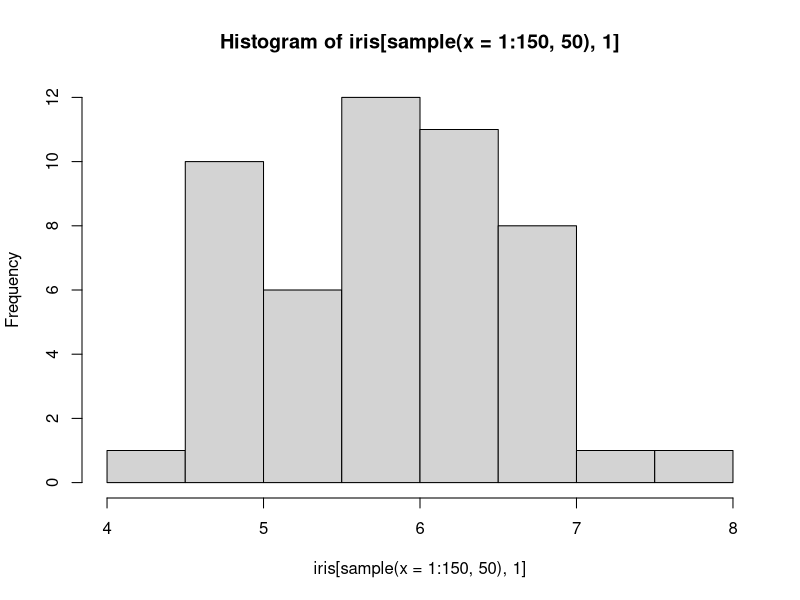
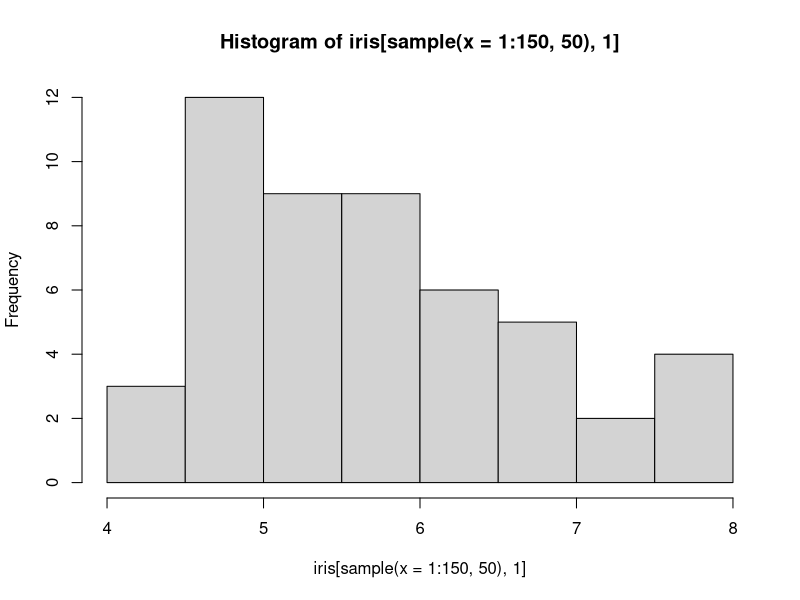
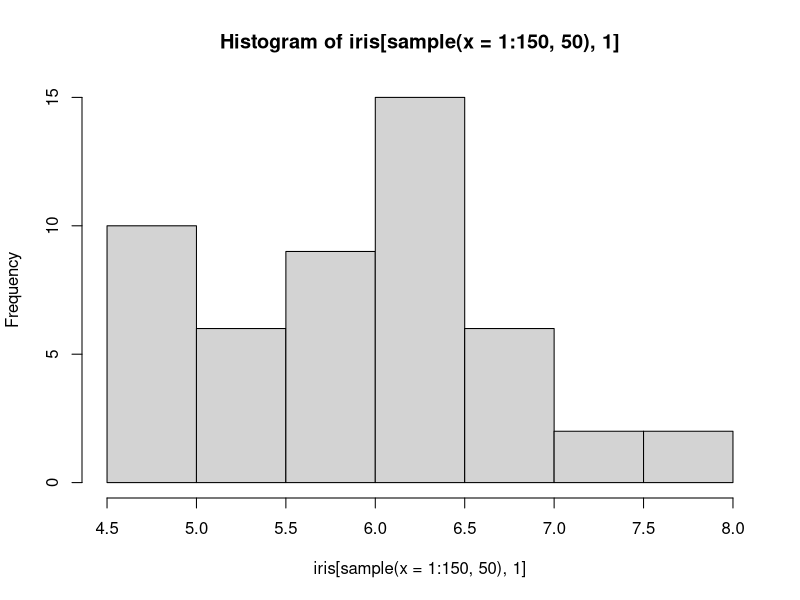
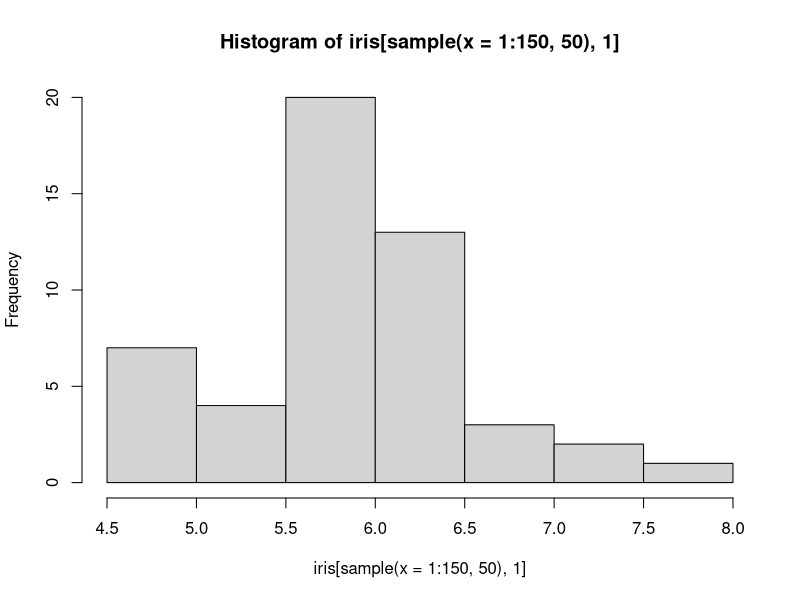
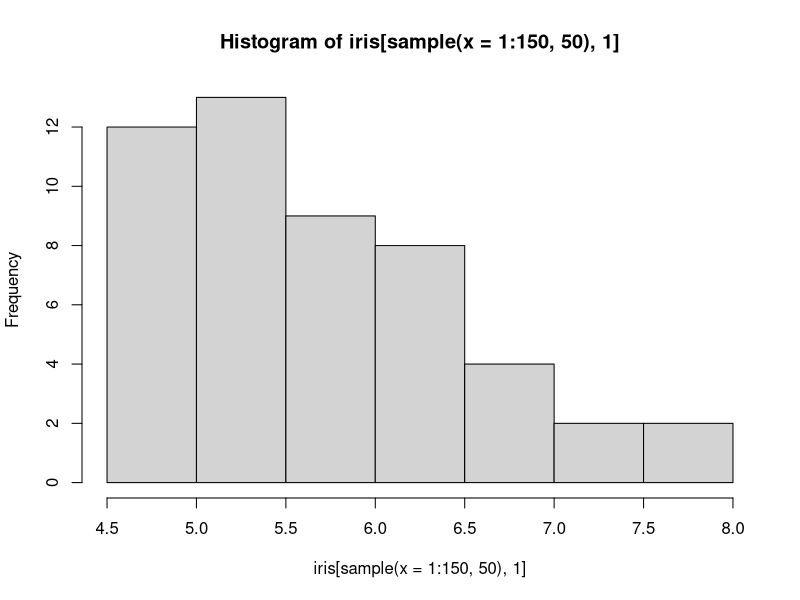
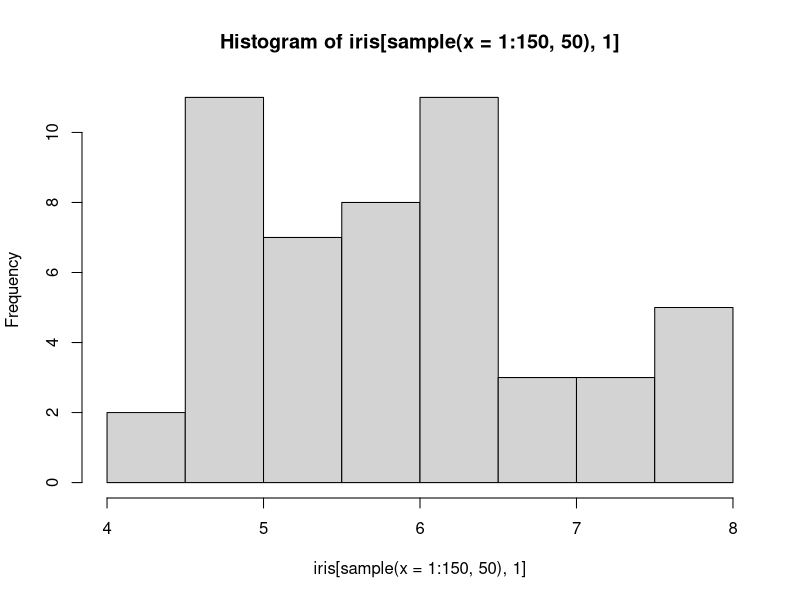
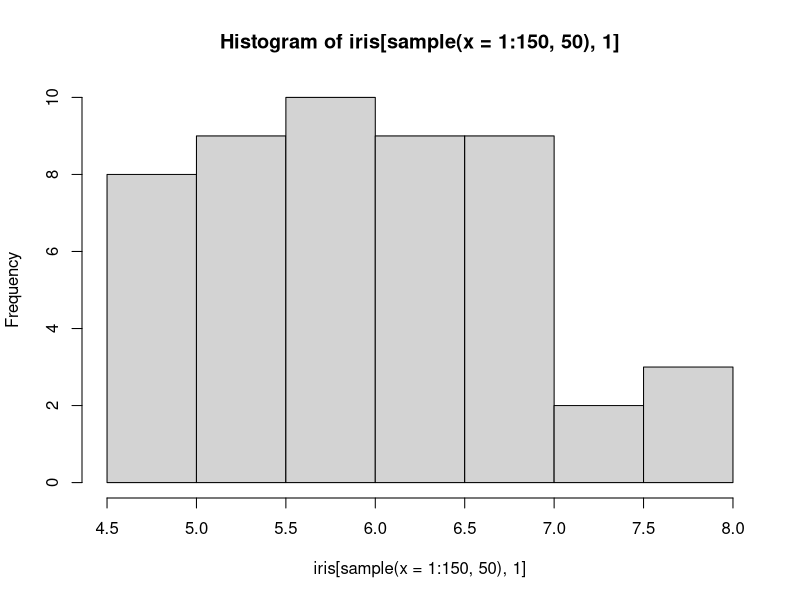
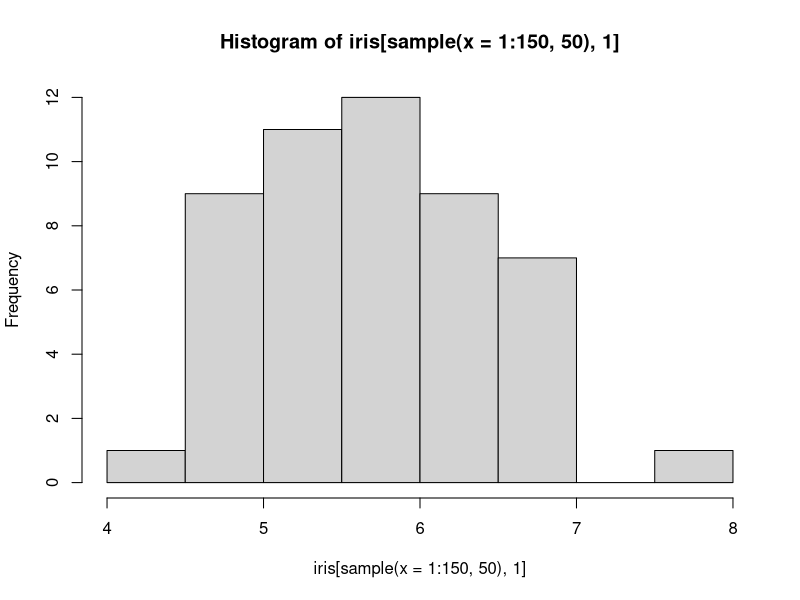

R code for these plots, in order: (Note: this script raises an error after producing the figures.)
library(plyr)
library(dplyr)
library(magrittr)
#####################?H?????ͪ????ϸ???
a=list()
total=list()
for (j in 1:7){
  for (i in 1:30){
    his <- hist(iris[sample(x=1:150,50),1])
    his$counts <- his$counts/sum(his$counts)
    a[[i]] <- his
  }
  total[[j]] <- a
}
######################################?ۦP??????
a=list()
total=list()
for (j in 1:4){
  for (i in 1:30){
    his <- hist(iris[,1])
    his$counts <- his$counts/sum(his$counts)
    a[[i]] <- his
  }
  total[[j]] <- a
}

##################?e??????
par(mfrow=c(6,4),mai=c(0,0,0,0))
for (j in 1:4){
  for (i in 1:30){
    plot(total[[j]][[i]],main = "",xlab = "",ylab = "")
  }
}
his
length(total[[1]][[1]][[1]])

#########################?⥭?? for

mu=c()
for (j in 1:3){
  sum=0
  for (i in 1:1){
    for (b in 1:(length(total[[j]][[i]][[1]])-1)){
      a=total[[j]][[i]][[2]][b]*(total[[j]][[i]][[1]][b+1]+total[[j]][[i]][[1]][b])
    sum=a+sum
    }
  }
  mu=c(mu,sum/(2*i))
}
mu
########################?⥭??  ?V?q

mu=c()
for (j in 1:4){
  sum=0
  for (i in 1:30){
    b=length(total[[j]][[i]][[1]])-1
    a=total[[j]][[i]][[2]]*(total[[j]][[i]][[1]][2:(b+1)]+total[[j]][[i]][[1]][1:b])
    sum=sum+sum(a)
  }
  mu=c(mu,sum/(2*i))
}
mu

##################################mean parallel

hcalEX=function(var){
  p=length(var)
  calEX=function(x){
    b=length(x$count)
    a=x$count*(x$breaks[2:(b+1)]+x$breaks[1:b])
    sum(a)
  }
  n=length(var[[1]])
  mu=c()
  for (j in 1:p){
    m=sum(sapply(var[[j]],calEX))/(2*n)
    mu=c(mu,m)
  }
  mu
}
##################################var parallel
hcalvar=function(hisvar){
  p=length(hisvar)
  calEX2=function(x){
    b=length(x$count)
    parta=x$count*(x$breaks[1:b]^2  
                  +  x$breaks[1:b]*x[[1]][2:(b+1)]  
                  +  x$breaks[2:(b+1)]^2
                  )
    sum(parta)
  }
  n=length(hisvar[[1]])
  EX2=c()
  for (j in 1:p){
    m=sum(sapply(hisvar[[j]],calEX2))/(3*n)
    EX2=c(EX2,m)
  }
  EX2
  mu=hcalEX(hisvar)
  var=EX2-mu^2
  var
}

################################################ var for
EX2=c()
for (j in 1:1){
  sum=0
  for (i in 1:1){
    b=length(total[[j]][[i]][[1]])-1
    a=total[[j]][[i]][[2]]*(total[[j]][[i]][[1]][2:(b+1)]^2+
                              total[[j]][[i]][[1]][2:(b+1)]*total[[j]][[i]][[1]][1:b]+
                              total[[j]][[i]][[1]][1:b]^2)
    sum=sum+sum(a)
  }
  EX2=c(EX2,sum/(3*i))
}
EX2
var=EX2-mu^2
var
###############################################covrance

hcalcov=function(x){
  p=length(x)
  cov=matrix(0,ncol=p,nrow=p)
  for (i in 1:p){
    m1=laply(x[[i]],calEX)
    for (j in 1:p){
      m2=laply(x[[j]],calEX)
      cov[i,j]=sum(m1*m2)/(4*p)-sum(m1)*sum(m2)/(4*p^2)
    }
  }
  list(cov,eigen(cov))
}


########################################
##linear combin
ppp=list()
data1=total
p=7
n=30
for (i in 1:30){
  bij=c()
  for (j in 1:p){
    bij[j]=length(data1[[j]][[i]]$count)
  }
  bij
  #造所有區間的組合
  exp=expand.grid(1:bij[1],1:bij[2],1:bij[3],1:bij[4],1:bij[5],1:bij[6],1:bij[7])
  #把區間最小值和最大值分別放在不同矩陣(此時只是index)
  minI=matrix(0,ncol=p,nrow=dim(exp)[1])
  maxI=matrix(0,ncol=p,nrow=dim(exp)[1])
  #收集每個區間機率容器
  pro=rep(1,dim(exp)[1])
  #放入正確的數值
  for (j in 1:p){
    x=data1[[j]][[i]]$breaks
    count=data1[[j]][[i]]$count
    minI[,j]=x[exp[,j]]
    maxI[,j]=x[exp[,j]+1]
    pro=pro*count
  }
  #獲得主成分的係數向量
  coef=hcalcov(data1)[[2]]$vectors
  pro
  minI
  maxI
  #判定細數是否小於0，如果小於0，該系數的區間交換大小位置
  for (j in 1:p){
    if (coef[1,j]<0) {
      a=minI[,j]
      minI[,j]=maxI[,j]
      maxI[,j]=a
    }
  }
  
  #計算線性組合後的區間
  linmin=minI %*% coef[1,]
  linmax=maxI %*% coef[1,]
  m=cbind(linmin[,1],linmax[,1])
  
  np=as.data.frame(m)
  names(np)=c("Imin","Imax")
  #找出合併後直方圖的range
  his=np %>% summarise(hmin=min(Imin),hmax=max(Imax))
  Bi=max(bij)
  his=seq(from=his$hmin,to=his$hmax,length.out=Bi+1)
  

  #以下先進行對一個區間重疊的計算
  pp=c()
  for (b in 1:Bi){
    testm=cbind(linmin,linmax,his[b],his[b+1])
    
    #########完全包含的index  有時候會是空的，沒有任何全包含
    allcoverindex=which((testm[,2]<=testm[,4] & testm[,1]>=testm[,3]) |
                          (testm[,2]>=testm[,4] & testm[,1]<=testm[,3]))
    #########篩選出完全包含的
    allcover=testm[allcoverindex,]
    if (is(allcover)[2]=="vector"){
      allcover=t(as.matrix(allcover))
    }
    #計算完全包含的p值
    ratio1=min(abs(allcover[,4]-allcover[,3]),abs(allcover[,2]-allcover[,1]))/abs(allcover[,2]-allcover[,1])
    p1=sum(ratio1*pro[allcoverindex])
    
    ################判斷有重疊的index
    coverindex=which(testm[,2]>testm[,3] & testm[,1]<testm[,4])
    #######找出有相交，但不是完全包含的index
    out=coverindex %in% allcoverindex
    #######找出有相交，但是不是完全包含的
    takeindex=coverindex[!out]
    takem=testm[takeindex,]
    ####算出有take重疊的長度
    gg=cbind(takem[,2]-takem[,3],takem[,4]-takem[,1])
    takelen=apply(abs(gg),1,FUN = min)
    
    ratio2=takelen/abs(takem[,2]-takem[,1])
    p2=sum(ratio2*pro[takeindex])
    pp[b]=p1+p2
  }
ppp[[i]]=pp
}
ppp
